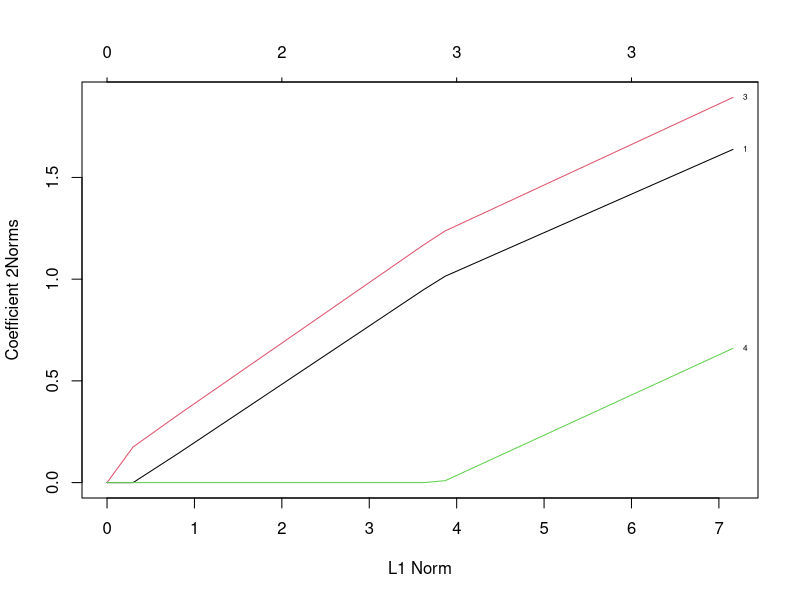
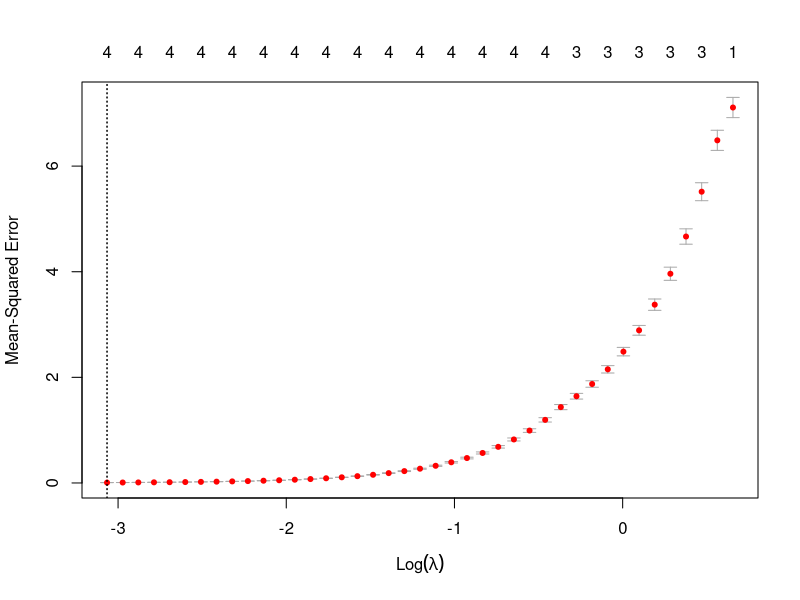
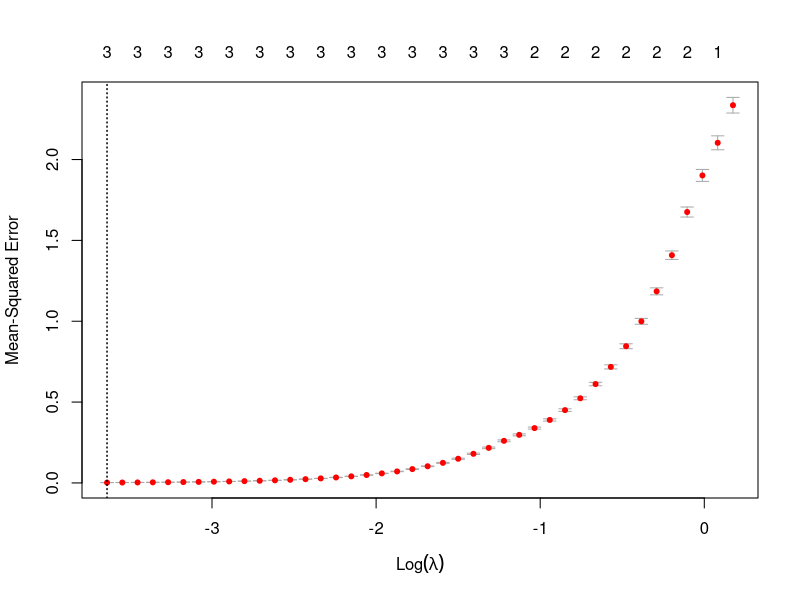
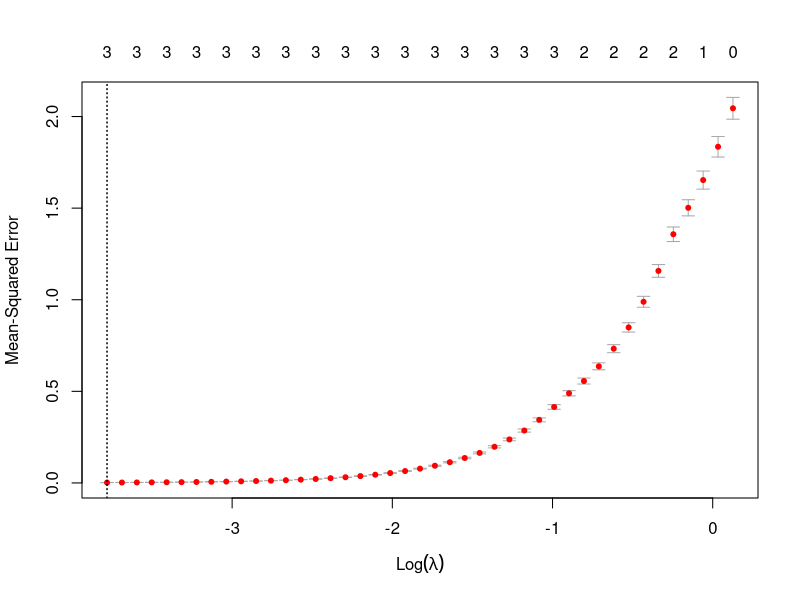
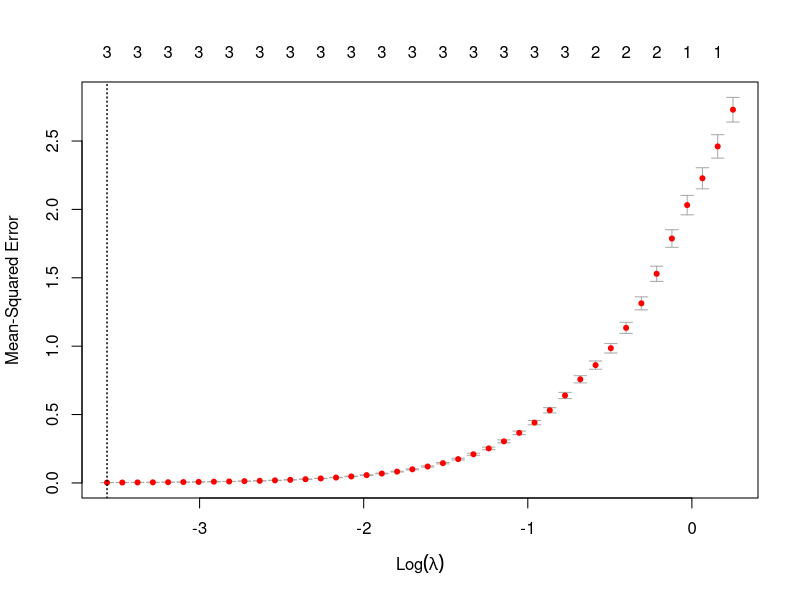

R code for these plots, in order:
## ---- chunk 1
library(glmnet)
## ---- chunk 2
set.seed(65587)
x <- matrix(rnorm(10000), 2500, 4)
#x <- as.data.frame(x)
#colnames(x) <- c('x1', 'x2', 'x3', 'x4')

y1 <- 0.9*x[,1] + 0.00*x[,2] + 1.2*x[,3] + 0.3*x[,4]
y2 <- 1.1*x[,1] + 0.02*x[,2] + 0.8*x[,3] + 0.4*x[,4]
y3 <- 0.9*x[,1] + 0.01*x[,2] + 1.3*x[,3] + 0.5*x[,4]
y <- cbind(y1, y2, y3)
## ---- chunk 3
mfit = glmnet(x, y, family = "mgaussian")
plot(mfit,type.coef="2norm", label = TRUE)
## ---- chunk 4
#coef(mfit, s=1)  
cbind(coef(mfit, s=0.1)$y1, coef(mfit, s=0.1)$y2, coef(mfit, s=0.1)$y3)    
#coef(mfit, s=0.001)
## ---- chunk 5
fit1 = glmnet(x, y[,1])
fit2 = glmnet(x, y[,2])
fit3 = glmnet(x, y[,3])
cbind(coef(fit1, s=0.1), coef(fit2, s=0.1),coef(fit3, s=0.1))  
## ---- chunk 6
cv.mfit = cv.glmnet(x, y, family = "mgaussian")
cv.fit1 = cv.glmnet(x, y[,1])
cv.fit2 = cv.glmnet(x, y[,2])
cv.fit3 = cv.glmnet(x, y[,3])
plot(cv.mfit)
plot(cv.fit1)
plot(cv.fit2)
plot(cv.fit3)
## ---- chunk 7
cbind(coef(cv.mfit)$y1, coef(cv.mfit)$y2, coef(cv.mfit)$y3)
cbind(coef(cv.fit1), coef(cv.fit2), coef(cv.fit3))
